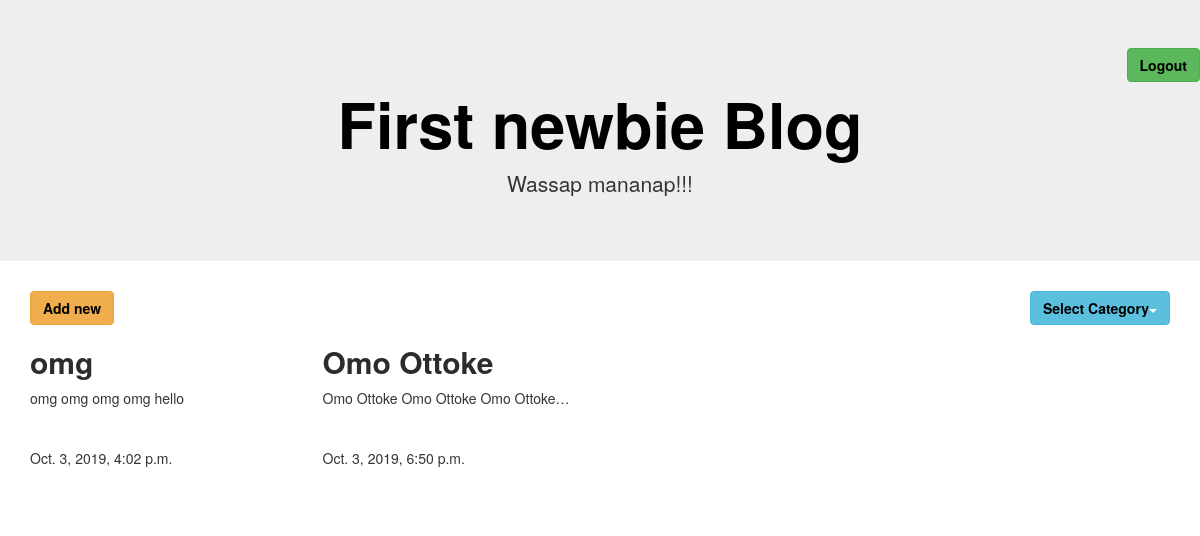
Page /category/1/ on the committed database.
### userApp/models.py (models this page shows, shortened)
class Content(models.Model):
    title = models.CharField(max_length=100)
    cont = models.TextField()
    date_published = models.DateTimeField(default=timezone.now)
    author = models.ForeignKey(settings.AUTH_USER_MODEL, on_delete=models.CASCADE)
    category = models.ForeignKey(Category, on_delete = models.CASCADE, null = True)
    tags = TaggableManager()
    image = models.ImageField(upload_to='images/', null =True)

### userApp/views.py (the view)
# urls.py: path('category/<int:category_id>/', CategoryList.as_view(), name = 'catList'),
class CategoryList(TemplateView):
    template_name = "contentList.html"
    def get(self,request,**kwargs):
        category_id = kwargs.get('category_id')
        categ = Category.objects.get(pk = category_id)
        queryset = Content.objects.filter(category = categ)
        category_list = Category.objects.all()
        return render(request,self.template_name, {"queryset":queryset, "category_list": category_list})

### userApp/templates/contentList.html (shortened to what this page needs)
    {% extends 'base.html' %}
        {% block content %}
            <div class="dropdown">
                <button type="button" class="btn btn-warning"><a href="{% url 'contNew' %}" >Add new</a></button>
                <button class="btn btn-info dropdown-toggle pull-right " type="button" data-toggle="dropdown"><a href="">Select Category</a><span class="caret"></span></button>
              </div>
            <div class="row">
                {% for con in queryset %}
                    <div class="col-sm-3">
                        <h2><a href="{% url 'contDetail' content_id=con.id %}">{{ con.title }}</a></h2>
                        <p>{{ con.cont }}</p>
                        <p>{{ con.date_published }}</p>
                    </div>
                {% endfor %}
            </div>
    </body>
    {% endblock %}

### userApp/static/css/userApp.css (style rules this page uses)
.col-sm-3 p { width: 250px; height: 50px; white-space: nowrap; overflow: hidden; text-overflow: ellipsis; }
.col-sm-3 a { color: #2c2c2c; font-weight: bold; }
.btn-warning a { color: black; font-weight: bold; }
.btn-info a { color: black; font-weight: bold; text-align: right; }

### rows in the picture
Content: title "omg", cont "omg omg omg omg hello", date_published "Oct. 3, 2019, 4:02 p.m."
Content: title "Omo Ottoke", cont "Omo Ottoke Omo Ottoke Omo Ottoke…", date_published "Oct. 3, 2019, 6:50 p.m."
